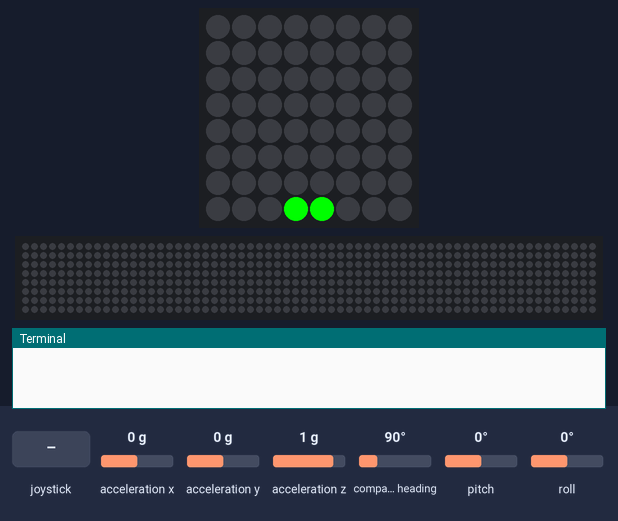
Bench run of a program on a simulated Raspberry Pi (BCM pin numbers) with a Sense HAT. Parts: the Sense HAT's 8×8 RGB LED matrix, a strip that is not on the board, showing the scrolling text unrolled, the last lines printed to the terminal. Inputs (shaded band) come from the test bench; at power-on: acceleration x 0 g, acceleration y 0 g, acceleration z 1 g, compass heading 90°, pitch 0°, roll 0°. The clock reads 2024-03-15 10:24:30 at power-on unless the program sets it; files the program writes start out absent; the 64×8 strip is a reading aid, not a part: it shows the text the matrix is scrolling, unrolled, one strip-width of it at a time; the run ends when the program shuts the computer down; threads take turns every 2 ms. At 7.8 s the program puts the board to deep sleep or switches it off; the recording ends there.

Above: at 1.2 s.
1.3 s: joystick clicked
At 2.7 s:
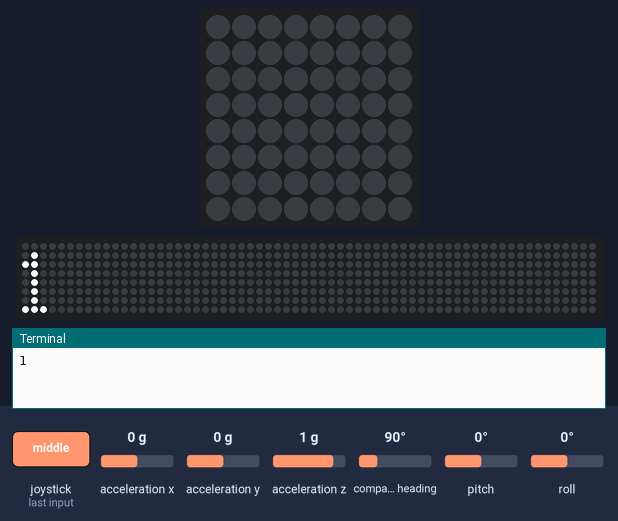
3.1 s: joystick pushed left
At 3.31 s:
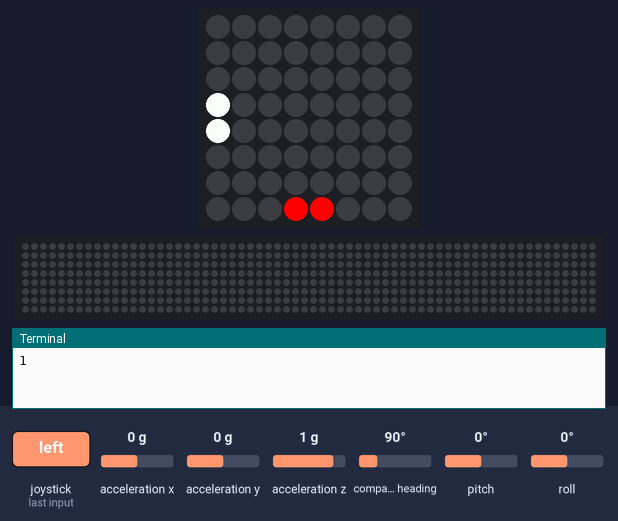
6.1 s: joystick pushed right
At 6.31 s:
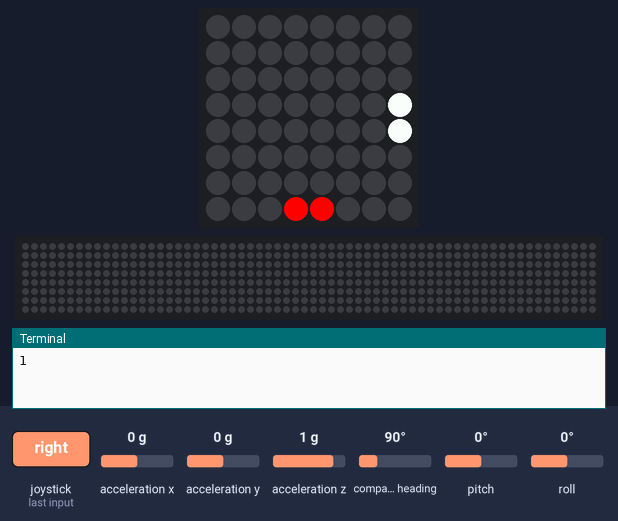
7.6 s: joystick pushed up
At 7.72 s:
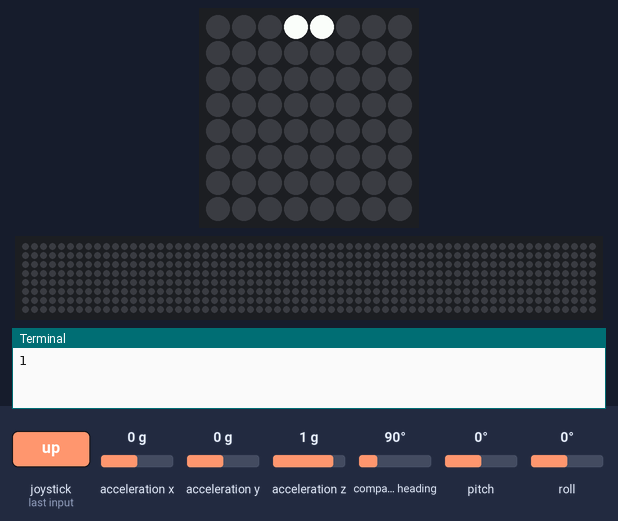
Timing chart, 0 to 7.8 s (numbered marks = the images above; inputs shaded):
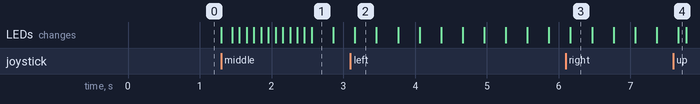

The program:

run_once.py
```python
#!/usr/bin/env python3
import sys, os
from sense_hat import SenseHat
from evdev import InputDevice, list_devices, ecodes
from datetime import datetime
import csv
import threading
import time

dirstr = "/home/pi/data/sensehat/"
sense = SenseHat()
sense.clear()
#### FIND JOY_STICK -- BEGIN
devices = [InputDevice(fn) for fn in list_devices()]
for dev in devices:
    if dev.name == 'Raspberry Pi Sense HAT Joystick':
        found = True;
        break

if not(found):
    print('Raspberry Pi Sense HAT Joystick not found. Aborting ...')
    sys.exit()
#### FIND JOY_STICK -- END


UP_PIXELS = [[3, 0], [4, 0]]
DOWN_PIXELS = [[3, 7], [4, 7]]
LEFT_PIXELS = [[0, 3], [0, 4]]
RIGHT_PIXELS = [[7, 3], [7, 4]]
CENTRE_PIXELS = [[3, 3], [4, 3], [3, 4], [4, 4]]

BLACK = [0, 0, 0]
WHITE = [255, 255, 255]
GREEN = [0, 255, 0]
RED = [255, 0, 0]
def set_pixels(pixels, col):
    for p in pixels:
        sense.set_pixel(p[0], p[1], col[0], col[1], col[2])

set_pixels(DOWN_PIXELS, GREEN)
is_recording = False
global writer
def handle_code(code, colour):
    if code == ecodes.KEY_DOWN:
        set_pixels(DOWN_PIXELS, colour)
    elif code == ecodes.KEY_UP:
        set_pixels(UP_PIXELS, colour)
        if colour == BLACK:
            sense.clear()
            os.system("sudo shutdown -h now")
    elif code == ecodes.KEY_LEFT:
        set_pixels(LEFT_PIXELS, colour)
    elif code == ecodes.KEY_RIGHT:
        set_pixels(RIGHT_PIXELS, colour)
    elif code == ecodes.KEY_ENTER:
        sense.clear()
        set_pixels(CENTRE_PIXELS, colour)
        global is_recording
        if colour == BLACK:
            if not is_recording:
                for num in range(1,99999):
                    filestr = dirstr + str(num) +".csv"
                    if not os.path.isfile(filestr):
                        file = open(filestr, 'wt')
                        print(num)
                        sense.show_message(str(num), text_colour=[255, 255, 255], scroll_speed = 0.1)
                        break

                sense.set_imu_config(True, True, True)
                global writer;
                writer = csv.writer(file)
                writer.writerow( ('time','pitch(rad)', 'roll(rad)', 'yaw(rad)', 'accX', 'accY', 'accZ') )

                rt = threading.Thread( target=record, args = () )
                rt.start()
                is_recording = True
            else:
                sense.show_letter("O")
                time.sleep(0.2)
                sense.show_letter("K")
                os._exit(1)

def key():
    try:
        for event in dev.read_loop():
             if event.type == ecodes.EV_KEY:
                if event.value == 1:  # key down
                    handle_code(event.code, WHITE)
                if event.value == 0:  # key up
                    handle_code(event.code, BLACK)
    except KeyboardInterrupt:
        sys.exit()

def record():
    global running
    running = True
    current_colour = RED

    while running:


        set_pixels(DOWN_PIXELS, current_colour)

        if current_colour == RED:
            current_colour = BLACK
        else:
            current_colour = RED
        o = sense.get_orientation_radians()
        pitch = o["pitch"]
        roll = o["roll"]
        yaw = o["yaw"]
        #pitch = round(pitch, 5)
        #roll = round(roll, 5)
        #yaw = round(yaw, 5)

        accraw = sense.get_accelerometer_raw()
        acc_x = accraw["x"]
        acc_y = accraw["y"]
        acc_z = accraw["z"]
        #acc_x = round(acc_x, 5)
        #acc_y = round(acc_y, 5)
        #acc_z = round(acc_z, 5)
        writer.writerow( ( datetime.utcnow().strftime('%Y-%m-%d %H:%M:%S.%f')[:-3], pitch, roll, yaw, acc_x, acc_y, acc_z) )

try:

   kt = threading.Thread( target=key, args = () )
   kt.start()

except:
   print ("Error: unable to start thread")
```

Measured:
- after the input at 1.3 s, the LEDs: first change at once (image 1 shows a later state)
- after the input at 3.1 s, the LEDs: change after 0.06 s (image 2)
- after the input at 6.1 s, the LEDs: change after 0.06 s (image 3)
- after the input at 7.6 s, the LEDs: change after 0.07 s (image 4)
